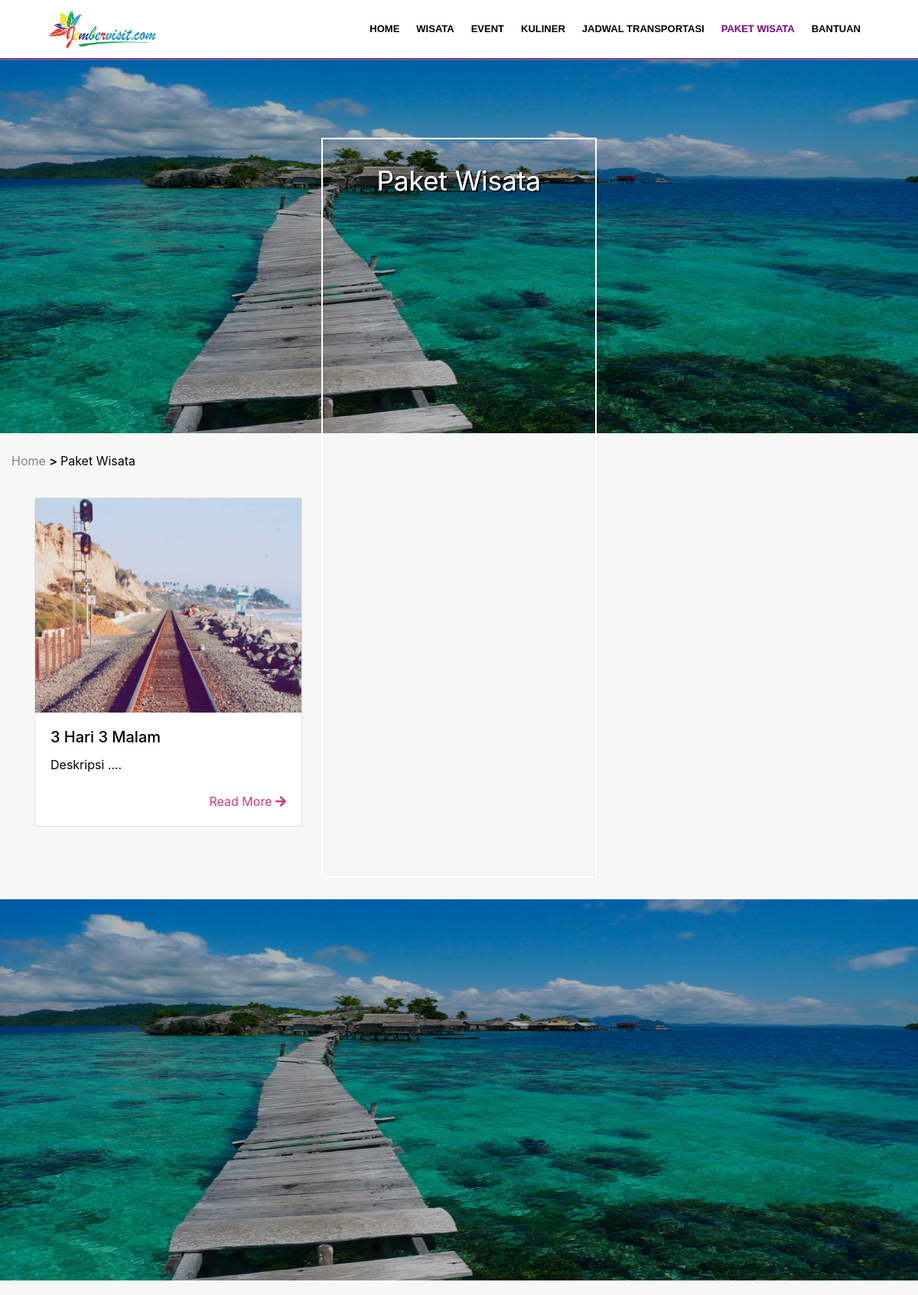
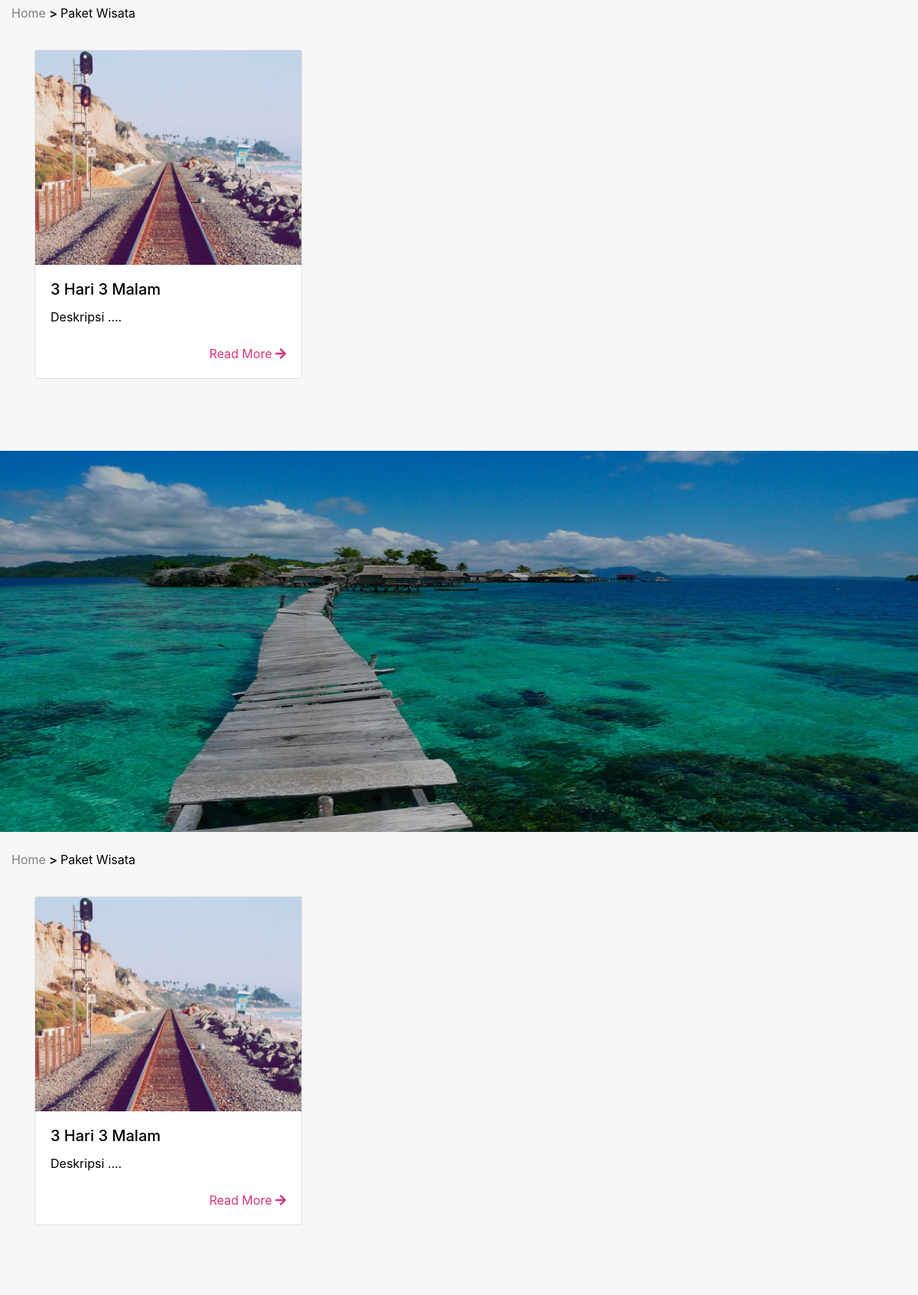
Screenshot of /?halaman=paket_wisata (upper part) with the database file from the repository (2 pictures, top to bottom).
### tables this page shows
CREATE TABLE `paket_wisata` (
  `id_paket` varchar(10) NOT NULL,
  `nama` varchar(150) NOT NULL,
  `gambar_profil` varchar(100) NOT NULL,
  `harga` int(15) NOT NULL
);

### frontend/paket_wisata.php (the view)
<div class="wrap mb-4">
      <div class="relatif">
        <img src="asset/img/banner/paket-wisata.jpg" width="100%" height="498px" alt="Responsive image">
            <div class="bg-black"></div>
      </div>
      <div class="banner-img">
        <p>Paket Wisata</p>
      </div>
</div>
<div class="container-fluid jarak-section">
  <div class="row">
    <div class="col-md-12">
      <a style="color:gray;" href="index.php">Home</a> <b> > </b> <a style="color: black" href="">Paket Wisata</a>
    </div>
  </div>
</div>
<div class="container jarak-mb5 card-event">
  <div class="transisi-galery">
    <div class="row">
      <div class="col-md-12">
        <?php
        $query = mysqli_query($koneksi,"SELECT * FROM paket_wisata");
        foreach ($query as $data) {
        ?>
        <div class="row">
          <div class="col-md-4 jarak-section">
            <a style="text-decoration: none; color: black" class="lightbox" href="event.jpg">
              <div class="card">
                <img src="asset/img/paket_wisata/<?php echo $data['gambar_profil'] ?>" alt="Card Image" width="100%" height="280px">
                <div class="card-body">
                  <h5 class="card-title"><?php echo $data['nama'] ?></h5>
                  <p> Deskripsi .... </p>
                  <div class="float-right mt-2">
                    <a style="color:#D5347D;text-decoration: none;" href="">Read More <i class="fas fa-arrow-right"></i></a>
                  </div>
                </div>
              </div>
            </a>
          </div>
        </div>
        <?php } ?>
      </div>
    </div>
  </div>
</div>

### custom.css (style rules this page uses)
body { background: #F7F7F7; }
.wrap { padding: 0; height: 100%; width: 100%; }
.jarak-section { margin-bottom: 3%; }
.jarak-mb5 { margin-bottom: 5%; }
.banner-img { position: absolute; top: 0; bottom: 0; width: 30%; height: 20%; margin-left: 35%; margin-top: 15%; border: 2px solid white; background-color: transparent; text-shadow: 3px 3px 3px black; }
.banner-img p { text-align: center; color: white; margin: 8%; font-size: 35px; text-shadow: 1px 1px 1px black; }
.relatif { position: relative; }
.bg-black { position: absolute; background: rgba(0, 0, 0, 0.3); top: 0; bottom: 0; left: 0; right: 0; }

### rows the page displays
paket_wisata: gambar_profil (picture), nama "3 Hari 3 Malam"
